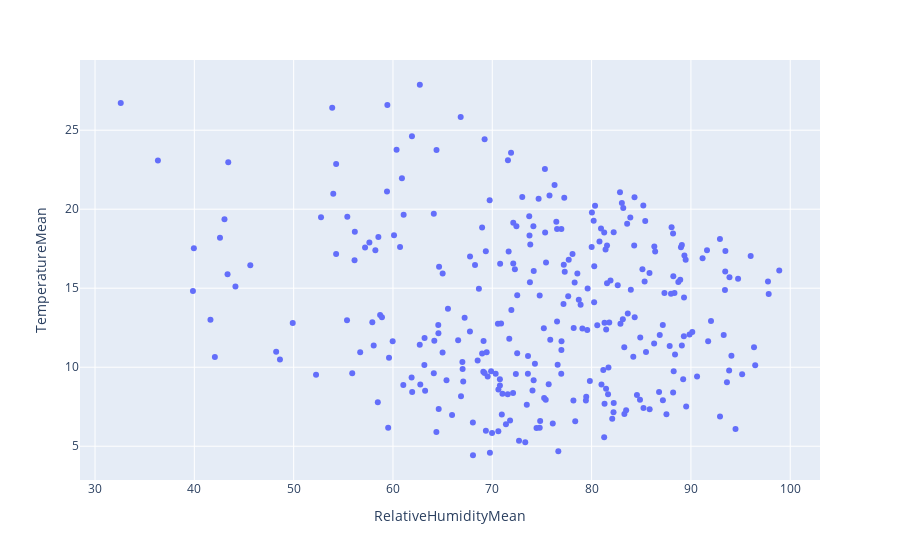

Notebook code for this chart:
### Code cell
def pointChart(dataset,variable,startDate,endDate,period):


    dataset["Datetime"] = pd.to_datetime(dataset["Datetime"])
    daterange = pd.date_range(startDate, endDate, freq=period)

    filtered_dataset = dataset[dataset["Datetime"].isin(daterange)]

    fig = px.scatter(filtered_dataset, y=variable[0],x = variable[1])
    fig.show()

startDate = pd.Timestamp("2000-01-01", tz='UTC')
endDate = pd.Timestamp("2024-07-31", tz='UTC')
variable = ["TemperatureMean","RelativeHumidityMean"]
period = "M"
print(pointChart(dataset,variable,startDate,endDate,period))

### Figure 1 — Plotly figure (JSON) as saved in the notebook; plotly's stock layout.template omitted (floating-point values rounded to 4 significant figures; data arrays with more than 128 entries replaced by an {"elided": "..."} marker saying what was removed)
{"data": [{"hovertemplate": "RelativeHumidityMean=%{x}<br>TemperatureMean=%{y}<extra></extra>", "legendgroup": "", "marker": {"color": "#636efa", "symbol": "circle"}, "mode": "markers", "name": "", "orientation": "v", "showlegend": false, "type": "scatter", "x": {"elided": "295 float values"}, "xaxis": "x", "y": {"elided": "295 float values"}, "yaxis": "y"}], "layout": {"legend": {"tracegroupgap": 0}, "margin": {"t": 60}, "xaxis": {"anchor": "y", "domain": [0, 1], "title": {"text": "RelativeHumidityMean"}}, "yaxis": {"anchor": "x", "domain": [0, 1], "title": {"text": "TemperatureMean"}}}}
